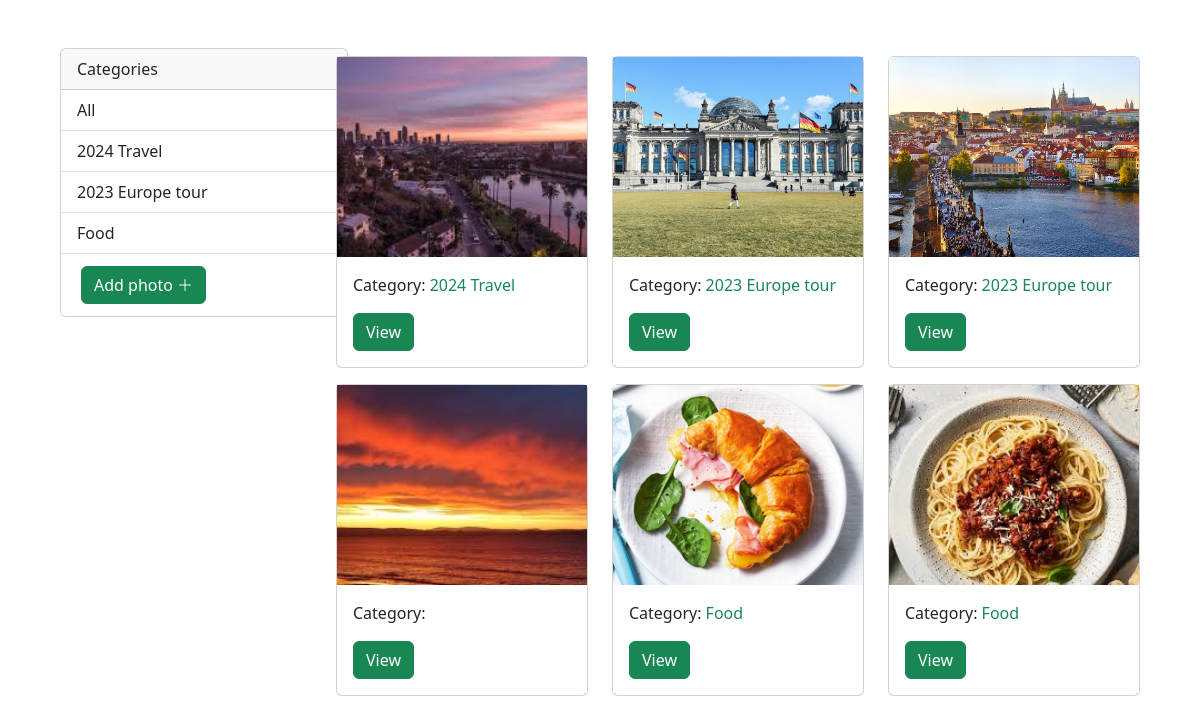
The page / on the database its author committed.
### photoshare/models.py (models this page shows, shortened)
class Category(models.Model):
    name = models.CharField(max_length=100, null=False, blank=False)
    def __str__(self):
        return self.name

class Photo(models.Model):
    category = models.ForeignKey(Category, on_delete=models.SET_NULL, null=True, blank=True)
    image = models.ImageField(null=False, blank=False)
    description = models.TextField(max_length=500, null=False, blank=False)

### photoshare/views.py (the view)
# urls.py: path('', views.gallery, name='gallery'),
def gallery(request):
    category = request.GET.get('category')
    if category == None:
        photos = Photo.objects.all()
    else:
        photos = Photo.objects.filter(category__name=category)
    categories = Category.objects.all()
    context = {'categories': categories, 'photos': photos}
    return render(request, 'photoshare/gallery.html', context)

### photoshare/templates/photoshare/gallery.html (shortened to what this page needs)
<!DOCTYPE html>
<html lang="en">
<head>
    <link href="https://cdn.jsdelivr.net/npm/bootstrap@5.3.5/dist/css/bootstrap.min.css" rel="stylesheet">
    <link rel="stylesheet" href="https://cdn.jsdelivr.net/npm/bootstrap-icons@1.11.3/font/bootstrap-icons.min.css">
</head>
<body class="m-5">
    <div class="container">
        <div class="row">
            <div class="col-md-3">
                <div class="card me-3" style="width: 18rem;">
                    <div class="card-header">
                        Categories
                    </div>
                    <ul class="list-group list-group-flush">
                        <li class="list-group-item">
                            <a href="{% url 'gallery' %}" class="text-dark" style="text-decoration: none;">All</a>
                        </li>
                        {% for category in categories %}
                            <li class="list-group-item" style="text-decoration: none;">
                                <a href="{% url 'gallery' %}?category={{category.name}}" class="text-dark" style="text-decoration: none;">
                                    {{category}}
                                </a>
                            </li>
                        {% endfor %}
                        <li class="list-group-item">
                            <a href="{% url 'add' %}" class="btn btn-success m-1">Add photo <i class="bi bi-plus-lg"></i></a>
                        </li>
                    </ul>
                </div>
            </div>
            <div class="col-md-9">
                <div class="row">
                    {% for photo in photos %}
                    <div class="col-md-4">
                        <div class="card my-2">
                            <img src="{{photo.image.url}}" class="image-thumbnail" alt="image">
                            <div class="card-body">
                                <p>Category: <span class="text-success">{{photo.category.name}}</span></p>
                                <a href="{% url 'photo' photo.id %}" class="btn btn-success">View</a>
                            </div>
                        </div>
                    </div>
                    {% empty %}
                    <div class="col justify-content-center">
                        <h3>You have no photos...</h3>
                        <p>Add now </p>
                        <a href="{% url 'add' %}" class="btn btn-success">Add <i class="bi bi-plus-lg ms-1"></i></a>
                    </div>
                    {% endfor %}
                </div>
            </div>
        </div>
    </div>
</body>
</html>

### photoshare/templates/photoshare/gallery.html (style rules this page uses)
.image-thumbnail { height: 200px; object-fit: cover; }

### rows shown on the page
Category: name "2024 Travel"
Category: name "2023 Europe tour"
Category: name "Food"
Photo: image (picture), category.name "2024 Travel"
Photo: image (picture), category.name "2023 Europe tour"
Photo: image (picture), category.name "2023 Europe tour"
Photo: image (picture)
Photo: image (picture), category.name "Food"
Photo: image (picture), category.name "Food"
